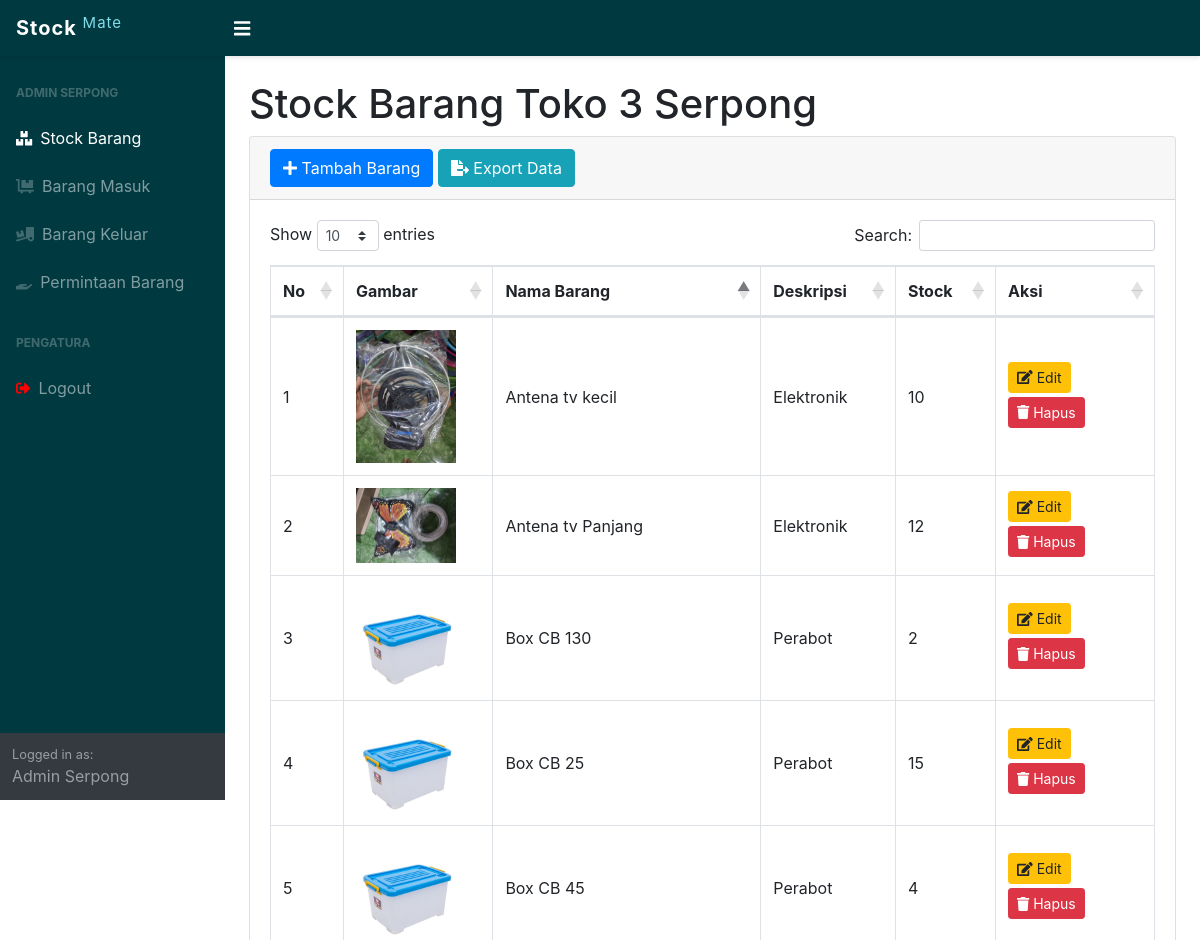
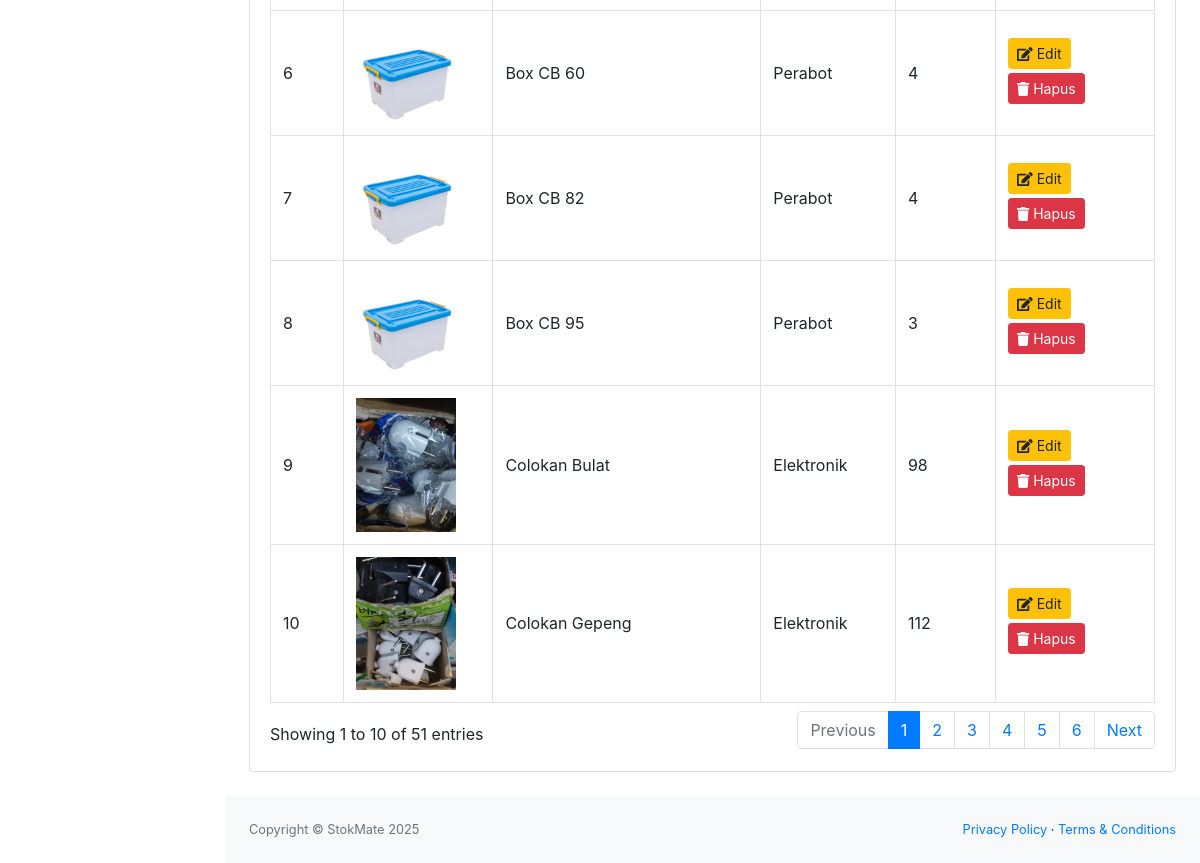
Page /adminSerpong/index.php (signed in) on the committed database (2 pictures, top to bottom).
### tables this page shows
CREATE TABLE `serpong_stock` (
  `idbarang` int(11) NOT NULL,
  `namabarang` varchar(50) NOT NULL,
  `deskripsi` varchar(50) NOT NULL,
  `stock` int(11) NOT NULL DEFAULT 0,
  `image` varchar(99) DEFAULT NULL
);

### adminSerpong/index.php (the view, shortened to what this page needs)
<?php
require "../function.php";
$store_name = "Toko 3 Serpong";
$store_prefix = "serpong";
?>
<!DOCTYPE html>
<html lang="en">
    <head>
        <link href="../css/styles.css" rel="stylesheet" />
        <link href="https://cdn.datatables.net/1.10.20/css/dataTables.bootstrap4.min.css" rel="stylesheet" />
    </head>
    <body class="sb-nav-fixed" >
        <nav class="sb-topnav navbar navbar-expand navbar-dark" style="background-color: #003940; box-shadow: 0 2px 4px rgba(0,0,0,0.1);">
            <a class="navbar-brand" href="index.php" style="font-weight: bold; letter-spacing: 1px;">
                Stock <sup style="color: #80DEEA; font-weight: normal;">Mate</sup>
            </a>
            <button class="btn btn-link btn-sm order-1 order-lg-0" id="sidebarToggle" href="#" style="color: #ffffff; transition: transform 0.3s ease;">
                <i class="fas fa-bars fa-lg"></i>
            </button>
        </nav>
        <div id="layoutSidenav">
            <?php require '_sidebar_admin_serpong.php';  ?>
            <div id="layoutSidenav_content">
                <main>
                    <div class="container-fluid px-4" >
                        <h1 class="mt-4">Stock Barang <?= htmlspecialchars($store_name); ?></h1>
                        <div class="card mb-4">
                            <div class="card-header">
                              <button type="button" class="btn btn-primary" data-toggle="modal" data-target="#myModal">
                                <i class="fas fa-plus"></i> Tambah Barang
                              </button>
                              <a href="export.php" class="btn btn-info"> <i class="fas fa-file-export"></i> Export Data</a>
                            </div>
                            <div class="card-body">
                                <div class="table-responsive">
                                    <table class="table table-bordered table-hover" id="dataTable" width="100%" cellspacing="0">
                                        <thead>
                                            <tr>
                                                <th>No</th>
                                                <th>Gambar</th>
                                                <th>Nama Barang</th>
                                                <th>Deskripsi</th>
                                                <th>Stock</th>
                                                <th>Aksi</th>
                                            </tr>
                                        </thead>
                                        <tbody>
                                          <?php
                                          $ambilsemuadatastock = mysqli_query($conn, "select * from " . $store_prefix . "_stock ORDER BY namabarang ASC");
                                          if ($ambilsemuadatastock) {
                                              $i = 1;
                                              while($data=mysqli_fetch_array($ambilsemuadatastock)){
                                                  $namabarang = htmlspecialchars($data['namabarang']);
                                                  $deskripsi = htmlspecialchars($data['deskripsi']);
                                                  $stock = htmlspecialchars($data['stock']);
                                                  $idb = $data['idbarang'];
                                                  $gambar = $data['image'];
                                                  if($gambar==null || !file_exists("../images/".$gambar)){
                                                      $img = 'No Photo';
                                                  } else {
                                                      $img = '<img src="../images/'.htmlspecialchars($gambar).'" class="zoomable" alt="'.$namabarang.'">';
                                                  }
                                          ?>
                                          <tr>
                                              <td><?=$i++;?></td>
                                              <td><?=$img;?></td>
                                              <td><?=$namabarang;?></td>
                                              <td><?=$deskripsi;?></td>
                                              <td><?=$stock;?></td>
                                              <td>
                                                  <button type="button" class="btn btn-warning btn-sm mb-1" data-toggle="modal" data-target="#edit<?=$idb;?>"
                                                   title="Edit Permintaan">
                                                        <i class="fas fa-edit"></i> Edit
                                                    </button>
                                                  <button type="button" class="btn btn-danger btn-sm mb-1" data-toggle="modal" data-target="#delete<?=$idb;?>" title="Hapus Permintaan">
                                                        <i class="fas fa-trash"></i> Hapus
                                                    </button>
                                              </td>
                                          </tr>
                                          <?php
                                              }
                                          } else {
                                              echo "<tr><td colspan='6' class='text-center'>Gagal mengambil data stok Serpong: " . mysqli_error($conn) . "</td></tr>";
                                          }
                                          ?>
                                        </tbody>
                                    </table>
                                </div>
                            </div>
                        </div>
                    </div>
                </main>
                <footer class="py-4 bg-light mt-auto">
                      <div class="container-fluid px-4">
                        <div class="d-flex align-items-center justify-content-between small">
                            <div class="text-muted">Copyright &copy; StokMate 2025</div>
                            <div> <a href="#">Privacy Policy</a> &middot; <a href="#">Terms &amp; Conditions</a> </div>
                        </div>
                    </div>
                </footer>
            </div>
        </div>
    </body>
</html>

### adminSerpong/index.php (style rules this page uses)
.zoomable { width: 100px; }
.table-responsive { overflow-x: visible; }
td { vertical-align: middle !important; }

### rows in the picture
serpong_stock: image (picture), namabarang "Antena tv kecil", deskripsi "Elektronik", stock "10"
serpong_stock: image (picture), namabarang "Antena tv Panjang", deskripsi "Elektronik", stock "12"
serpong_stock: image (picture), namabarang "Box CB 130", deskripsi "Perabot", stock "2"
serpong_stock: image (picture), namabarang "Box CB 25", deskripsi "Perabot", stock "15"
serpong_stock: image (picture), namabarang "Box CB 45", deskripsi "Perabot", stock "4"
serpong_stock: image (picture), namabarang "Box CB 60", deskripsi "Perabot", stock "4"
serpong_stock: image (picture), namabarang "Box CB 82", deskripsi "Perabot", stock "4"
serpong_stock: image (picture), namabarang "Box CB 95", deskripsi "Perabot", stock "3"
serpong_stock: image (picture), namabarang "Colokan Bulat", deskripsi "Elektronik", stock "98"
serpong_stock: image (picture), namabarang "Colokan Gepeng", deskripsi "Elektronik", stock "112"

### other values in the picture
$store_name "Toko 3 Serpong"
